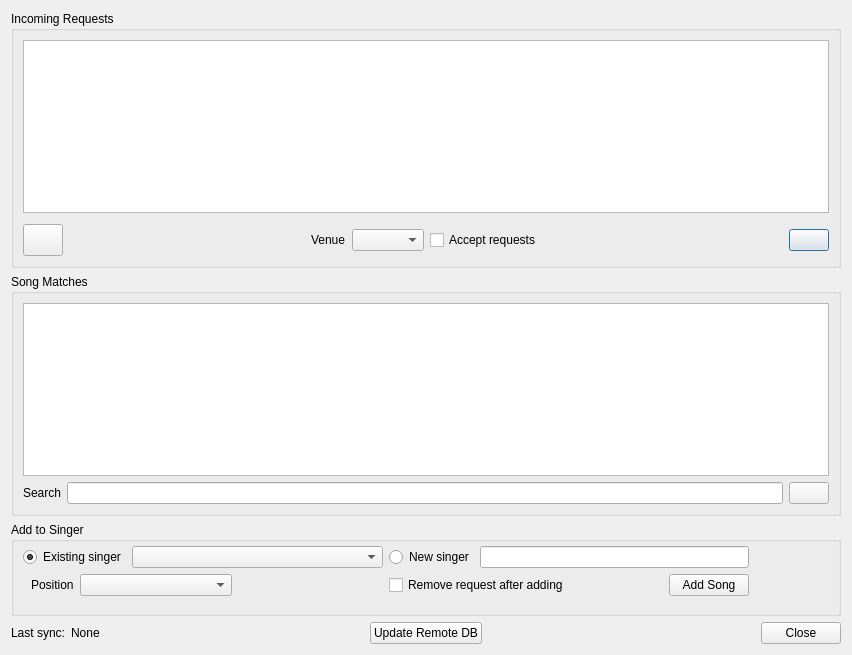
<?xml version="1.0" encoding="UTF-8"?>
<ui version="4.0">
 <class>DlgRequests</class>
 <widget class="QDialog" name="DlgRequests">
  <property name="geometry">
   <rect>
    <x>0</x>
    <y>0</y>
    <width>852</width>
    <height>655</height>
   </rect>
  </property>
  <property name="windowTitle">
   <string>Incoming Requests</string>
  </property>
  <layout class="QVBoxLayout" name="verticalLayout_3">
   <item>
    <widget class="QGroupBox" name="groupBoxRequests">
     <property name="title">
      <string>Incoming Requests</string>
     </property>
     <layout class="QVBoxLayout" name="verticalLayout_2">
      <item>
       <widget class="QTreeView" name="treeViewRequests">
        <property name="alternatingRowColors">
         <bool>true</bool>
        </property>
        <property name="rootIsDecorated">
         <bool>false</bool>
        </property>
        <property name="itemsExpandable">
         <bool>false</bool>
        </property>
        <property name="allColumnsShowFocus">
         <bool>true</bool>
        </property>
        <property name="wordWrap">
         <bool>true</bool>
        </property>
        <property name="expandsOnDoubleClick">
         <bool>false</bool>
        </property>
        <attribute name="headerCascadingSectionResizes">
         <bool>true</bool>
        </attribute>
       </widget>
      </item>
      <item>
       <layout class="QHBoxLayout" name="horizontalLayout_6">
        <property name="topMargin">
         <number>5</number>
        </property>
        <item>
         <widget class="QPushButton" name="pushButtonClearReqs">
          <property name="minimumSize">
           <size>
            <width>32</width>
            <height>32</height>
           </size>
          </property>
          <property name="focusPolicy">
           <enum>Qt::NoFocus</enum>
          </property>
          <property name="text">
           <string/>
          </property>
          <property name="icon">
           <iconset resource="resources.qrc">
            <normaloff>:/icons/Icons/edit-clear.png</normaloff>:/icons/Icons/edit-clear.png</iconset>
          </property>
         </widget>
        </item>
        <item>
         <spacer name="horizontalSpacer_6">
          <property name="orientation">
           <enum>Qt::Horizontal</enum>
          </property>
          <property name="sizeHint" stdset="0">
           <size>
            <width>40</width>
            <height>20</height>
           </size>
          </property>
         </spacer>
        </item>
        <item>
         <widget class="QLabel" name="label_3">
          <property name="text">
           <string>Venue</string>
          </property>
         </widget>
        </item>
        <item>
         <widget class="QComboBox" name="comboBoxVenue"/>
        </item>
        <item>
         <widget class="QCheckBox" name="checkBoxAccepting">
          <property name="focusPolicy">
           <enum>Qt::NoFocus</enum>
          </property>
          <property name="text">
           <string>Accept requests</string>
          </property>
         </widget>
        </item>
        <item>
         <spacer name="horizontalSpacer_5">
          <property name="orientation">
           <enum>Qt::Horizontal</enum>
          </property>
          <property name="sizeHint" stdset="0">
           <size>
            <width>40</width>
            <height>20</height>
           </size>
          </property>
         </spacer>
        </item>
        <item>
         <widget class="QPushButton" name="buttonRefresh">
          <property name="text">
           <string/>
          </property>
          <property name="icon">
           <iconset resource="resources.qrc">
            <normaloff>:/icons/Icons/view-refresh.png</normaloff>:/icons/Icons/view-refresh.png</iconset>
          </property>
         </widget>
        </item>
       </layout>
      </item>
     </layout>
    </widget>
   </item>
   <item>
    <widget class="QGroupBox" name="groupBoxSongDb">
     <property name="title">
      <string>Song Matches</string>
     </property>
     <layout class="QVBoxLayout" name="verticalLayout">
      <item>
       <widget class="QTableView" name="tableViewSearch">
        <property name="contextMenuPolicy">
         <enum>Qt::CustomContextMenu</enum>
        </property>
        <property name="alternatingRowColors">
         <bool>true</bool>
        </property>
        <property name="selectionMode">
         <enum>QAbstractItemView::SingleSelection</enum>
        </property>
        <property name="selectionBehavior">
         <enum>QAbstractItemView::SelectRows</enum>
        </property>
        <property name="sortingEnabled">
         <bool>true</bool>
        </property>
        <attribute name="horizontalHeaderCascadingSectionResizes">
         <bool>true</bool>
        </attribute>
        <attribute name="horizontalHeaderShowSortIndicator" stdset="0">
         <bool>true</bool>
        </attribute>
        <attribute name="horizontalHeaderStretchLastSection">
         <bool>true</bool>
        </attribute>
        <attribute name="verticalHeaderVisible">
         <bool>false</bool>
        </attribute>
       </widget>
      </item>
      <item>
       <layout class="QHBoxLayout" name="horizontalLayout">
        <item>
         <widget class="QLabel" name="label">
          <property name="text">
           <string>Search</string>
          </property>
         </widget>
        </item>
        <item>
         <widget class="CustomLineEdit" name="lineEditSearch"/>
        </item>
        <item>
         <widget class="QPushButton" name="pushButtonSearch">
          <property name="focusPolicy">
           <enum>Qt::NoFocus</enum>
          </property>
          <property name="text">
           <string/>
          </property>
          <property name="icon">
           <iconset resource="resources.qrc">
            <normaloff>:/icons/Icons/system-search.png</normaloff>:/icons/Icons/system-search.png</iconset>
          </property>
         </widget>
        </item>
       </layout>
      </item>
     </layout>
    </widget>
   </item>
   <item>
    <widget class="QGroupBox" name="groupBoxAddSong">
     <property name="title">
      <string>Add to Singer</string>
     </property>
     <layout class="QVBoxLayout" name="verticalLayout_4">
      <property name="topMargin">
       <number>4</number>
      </property>
      <item>
       <layout class="QHBoxLayout" name="horizontalLayout_11">
        <property name="topMargin">
         <number>0</number>
        </property>
        <property name="bottomMargin">
         <number>8</number>
        </property>
        <item>
         <layout class="QHBoxLayout" name="horizontalLayout_4">
          <property name="topMargin">
           <number>0</number>
          </property>
          <item>
           <layout class="QVBoxLayout" name="verticalLayout_5">
            <property name="topMargin">
             <number>0</number>
            </property>
            <item>
             <layout class="QHBoxLayout" name="horizontalLayout_7">
              <property name="topMargin">
               <number>0</number>
              </property>
              <item>
               <widget class="QRadioButton" name="radioButtonExistingSinger">
                <property name="text">
                 <string>Existing singer</string>
                </property>
                <property name="checked">
                 <bool>true</bool>
                </property>
               </widget>
              </item>
              <item>
               <widget class="QComboBox" name="comboBoxSingers">
                <property name="sizePolicy">
                 <sizepolicy hsizetype="MinimumExpanding" vsizetype="Fixed">
                  <horstretch>0</horstretch>
                  <verstretch>0</verstretch>
                 </sizepolicy>
                </property>
               </widget>
              </item>
             </layout>
            </item>
            <item>
             <layout class="QHBoxLayout" name="horizontalLayout_9">
              <property name="leftMargin">
               <number>8</number>
              </property>
              <property name="topMargin">
               <number>0</number>
              </property>
              <item>
               <widget class="QLabel" name="labelAddPos">
                <property name="sizePolicy">
                 <sizepolicy hsizetype="Minimum" vsizetype="Preferred">
                  <horstretch>0</horstretch>
                  <verstretch>0</verstretch>
                 </sizepolicy>
                </property>
                <property name="text">
                 <string>Position</string>
                </property>
               </widget>
              </item>
              <item>
               <widget class="QComboBox" name="comboBoxAddPosition">
                <property name="sizePolicy">
                 <sizepolicy hsizetype="MinimumExpanding" vsizetype="Fixed">
                  <horstretch>0</horstretch>
                  <verstretch>0</verstretch>
                 </sizepolicy>
                </property>
               </widget>
              </item>
              <item>
               <spacer name="horizontalSpacer">
                <property name="orientation">
                 <enum>Qt::Horizontal</enum>
                </property>
                <property name="sizeHint" stdset="0">
                 <size>
                  <width>40</width>
                  <height>20</height>
                 </size>
                </property>
               </spacer>
              </item>
             </layout>
            </item>
           </layout>
          </item>
          <item>
           <layout class="QVBoxLayout" name="verticalLayout_6">
            <item>
             <layout class="QHBoxLayout" name="horizontalLayout_8">
              <property name="topMargin">
               <number>0</number>
              </property>
              <property name="rightMargin">
               <number>0</number>
              </property>
              <item>
               <widget class="QRadioButton" name="radioButtonNewSinger">
                <property name="text">
                 <string>New singer</string>
                </property>
               </widget>
              </item>
              <item>
               <widget class="QLineEdit" name="lineEditSingerName"/>
              </item>
             </layout>
            </item>
            <item>
             <layout class="QHBoxLayout" name="horizontalLayout_10">
              <item>
               <widget class="QCheckBox" name="checkBoxDelOnAdd">
                <property name="text">
                 <string>Remove request after adding</string>
                </property>
               </widget>
              </item>
              <item>
               <spacer name="horizontalSpacer_8">
                <property name="orientation">
                 <enum>Qt::Horizontal</enum>
                </property>
                <property name="sizeHint" stdset="0">
                 <size>
                  <width>40</width>
                  <height>20</height>
                 </size>
                </property>
               </spacer>
              </item>
              <item>
               <widget class="QPushButton" name="pushButtonAddSong">
                <property name="focusPolicy">
                 <enum>Qt::NoFocus</enum>
                </property>
                <property name="text">
                 <string>Add Song</string>
                </property>
               </widget>
              </item>
             </layout>
            </item>
           </layout>
          </item>
         </layout>
        </item>
        <item>
         <spacer name="horizontalSpacer_9">
          <property name="orientation">
           <enum>Qt::Horizontal</enum>
          </property>
          <property name="sizeType">
           <enum>QSizePolicy::Fixed</enum>
          </property>
          <property name="sizeHint" stdset="0">
           <size>
            <width>80</width>
            <height>20</height>
           </size>
          </property>
         </spacer>
        </item>
       </layout>
      </item>
     </layout>
    </widget>
   </item>
   <item>
    <layout class="QGridLayout" name="gridLayout">
     <property name="topMargin">
      <number>0</number>
     </property>
     <item row="0" column="0">
      <layout class="QHBoxLayout" name="horizontalLayout_2">
       <property name="topMargin">
        <number>0</number>
       </property>
       <item>
        <widget class="QLabel" name="label_2">
         <property name="text">
          <string>Last sync:</string>
         </property>
        </widget>
       </item>
       <item>
        <widget class="QLabel" name="labelLastUpdate">
         <property name="text">
          <string>None</string>
         </property>
        </widget>
       </item>
       <item>
        <spacer name="horizontalSpacer_2">
         <property name="orientation">
          <enum>Qt::Horizontal</enum>
         </property>
         <property name="sizeHint" stdset="0">
          <size>
           <width>40</width>
           <height>20</height>
          </size>
         </property>
        </spacer>
       </item>
      </layout>
     </item>
     <item row="0" column="1">
      <layout class="QHBoxLayout" name="horizontalLayout_3">
       <item>
        <spacer name="horizontalSpacer_3">
         <property name="orientation">
          <enum>Qt::Horizontal</enum>
         </property>
         <property name="sizeHint" stdset="0">
          <size>
           <width>40</width>
           <height>20</height>
          </size>
         </property>
        </spacer>
       </item>
       <item>
        <widget class="QPushButton" name="pushButtonUpdateDb">
         <property name="text">
          <string>Update Remote DB</string>
         </property>
        </widget>
       </item>
       <item>
        <spacer name="horizontalSpacer_4">
         <property name="orientation">
          <enum>Qt::Horizontal</enum>
         </property>
         <property name="sizeHint" stdset="0">
          <size>
           <width>40</width>
           <height>20</height>
          </size>
         </property>
        </spacer>
       </item>
      </layout>
     </item>
     <item row="0" column="2">
      <layout class="QHBoxLayout" name="horizontalLayout_12">
       <item>
        <spacer name="horizontalSpacer_7">
         <property name="orientation">
          <enum>Qt::Horizontal</enum>
         </property>
         <property name="sizeHint" stdset="0">
          <size>
           <width>40</width>
           <height>20</height>
          </size>
         </property>
        </spacer>
       </item>
       <item>
        <widget class="QPushButton" name="pushButtonClose">
         <property name="focusPolicy">
          <enum>Qt::NoFocus</enum>
         </property>
         <property name="text">
          <string>Close</string>
         </property>
        </widget>
       </item>
      </layout>
     </item>
    </layout>
   </item>
  </layout>
 </widget>
 <customwidgets>
  <customwidget>
   <class>CustomLineEdit</class>
   <extends>QLineEdit</extends>
   <header>customlineedit.h</header>
  </customwidget>
 </customwidgets>
 <resources>
  <include location="resources.qrc"/>
 </resources>
 <connections/>
</ui>
